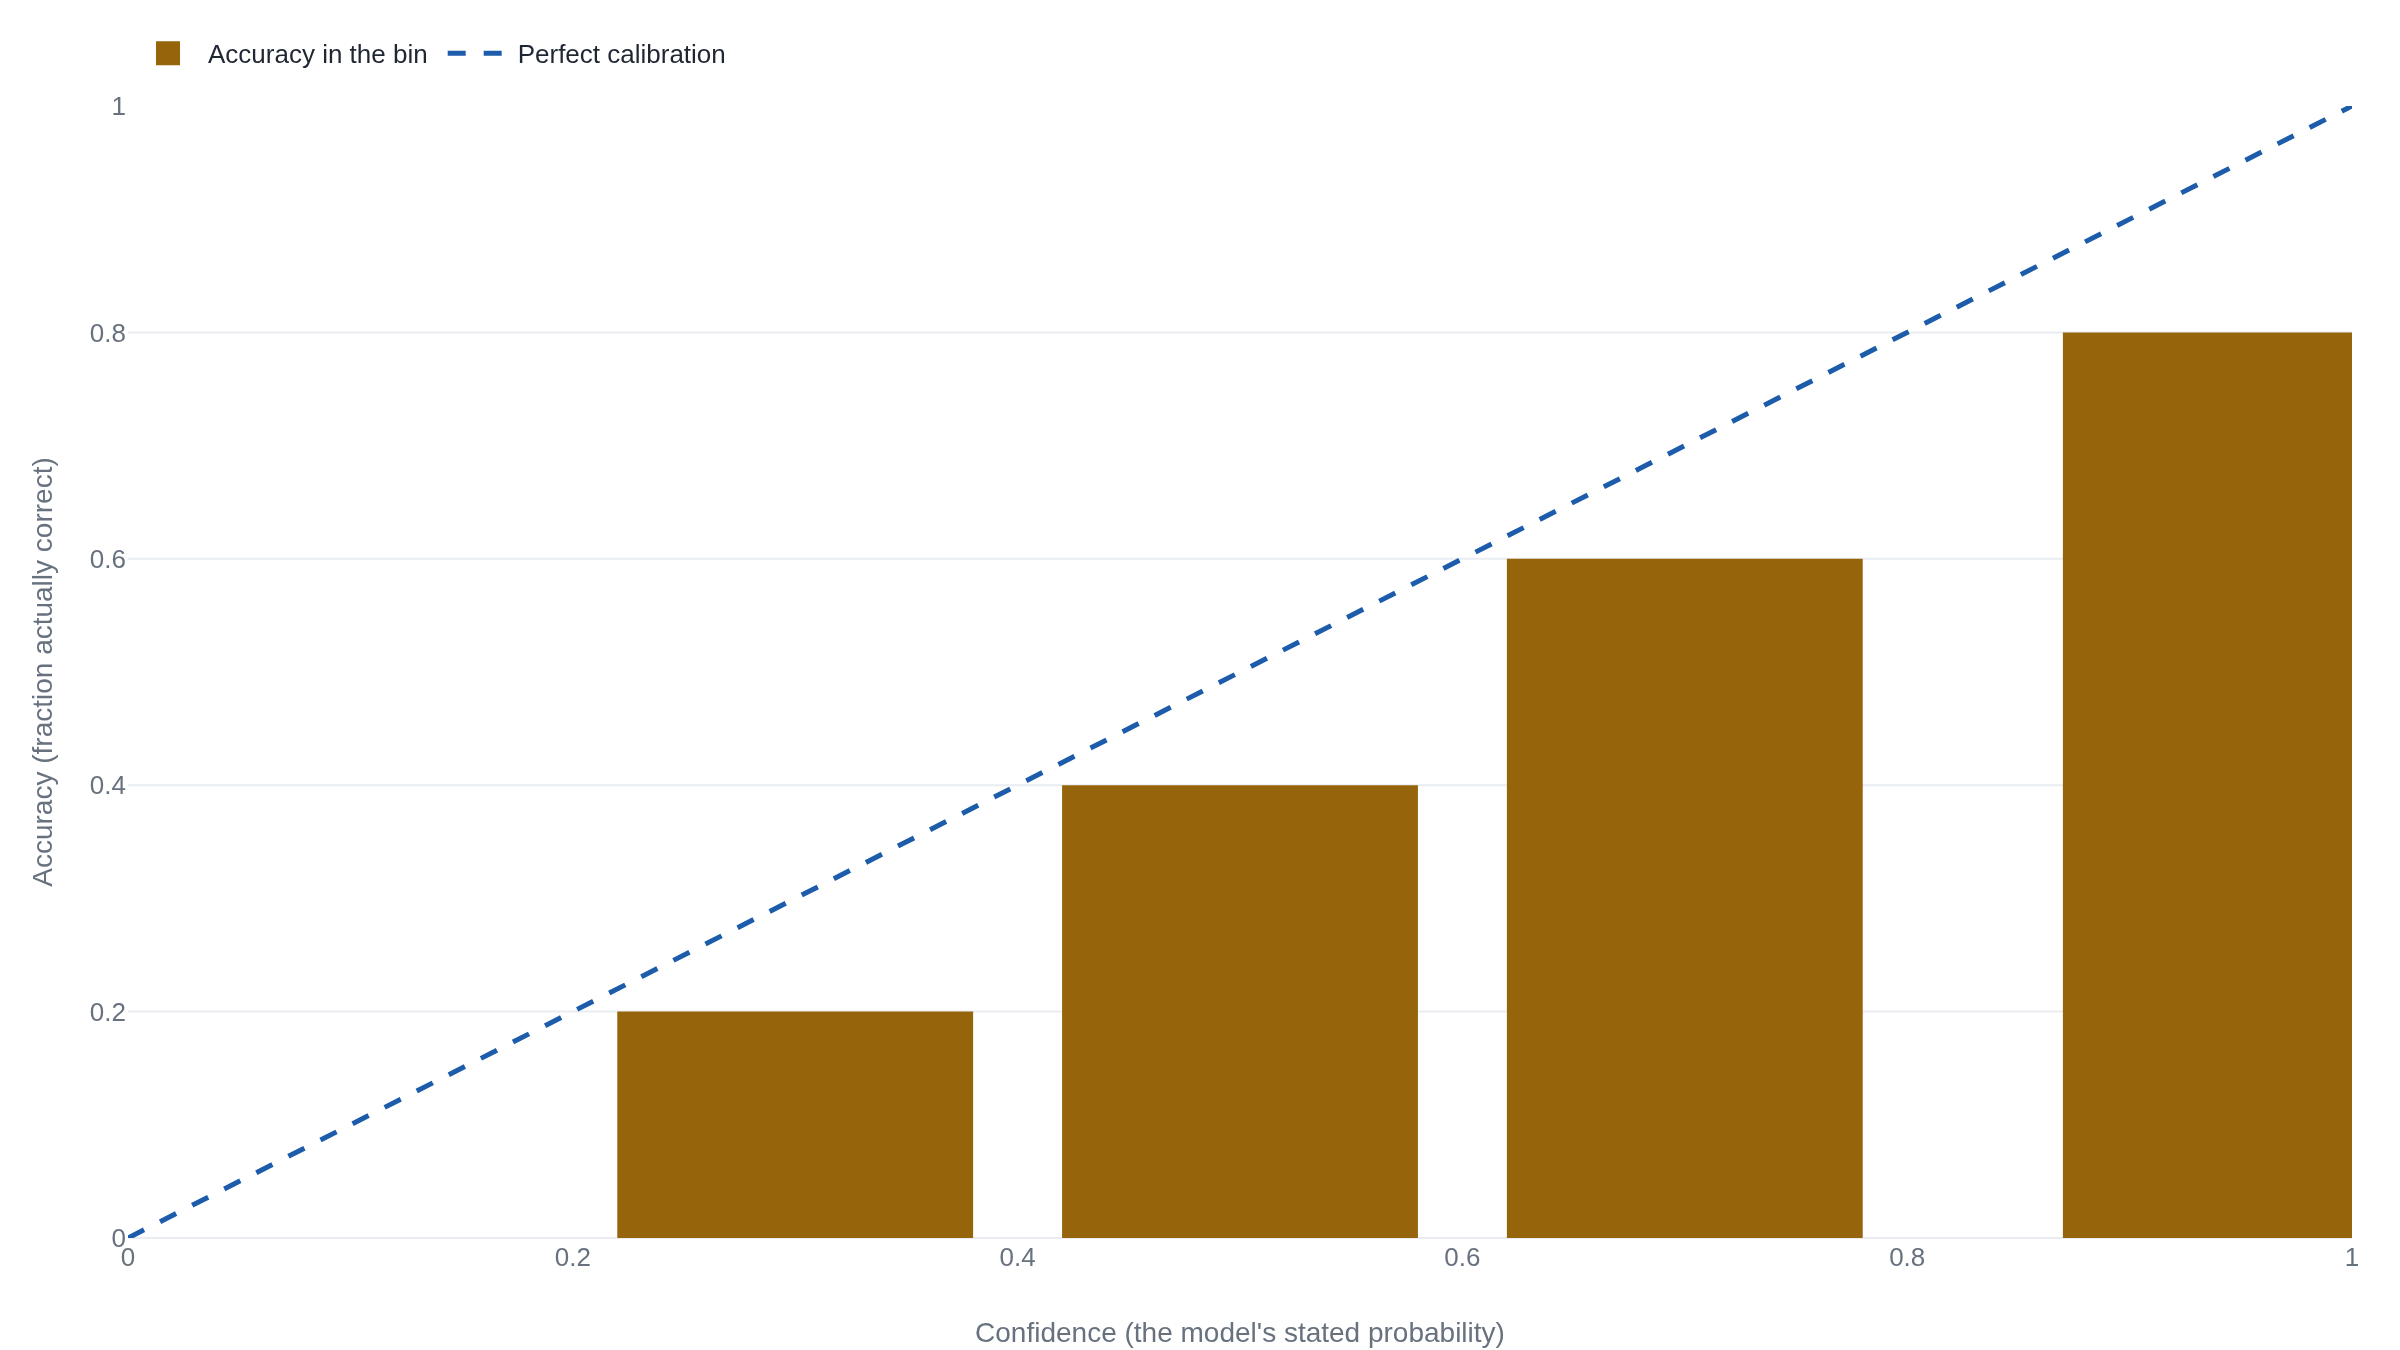

This figure's Python source:
import plotly.graph_objects as go

# Illustrative reliability diagram, NOT from any source's data. The bins are the
# constructed 100-prediction, 5-bin classifier used in this article's worked
# example (built to match Guo et al. 2017, Eq. 3): every bin's accuracy sits
# below its confidence, the overconfidence pattern Guo report for a deep network.
# conf = mean stated confidence in the bin; acc = fraction actually correct.
conf = [0.10, 0.30, 0.50, 0.70, 0.95]
acc = [0.00, 0.20, 0.40, 0.60, 0.80]

fig = go.Figure()
fig.add_trace(
    go.Bar(
        name="Accuracy in the bin",
        x=conf,
        y=acc,
        width=0.16,
    )
)
fig.add_trace(
    go.Scatter(
        name="Perfect calibration",
        x=[0, 1],
        y=[0, 1],
        mode="lines",
        line=dict(dash="dash"),
    )
)
fig.update_layout(
    xaxis_title="Confidence (the model's stated probability)",
    yaxis_title="Accuracy (fraction actually correct)",
    xaxis=dict(range=[0, 1]),
    yaxis=dict(range=[0, 1]),
)
